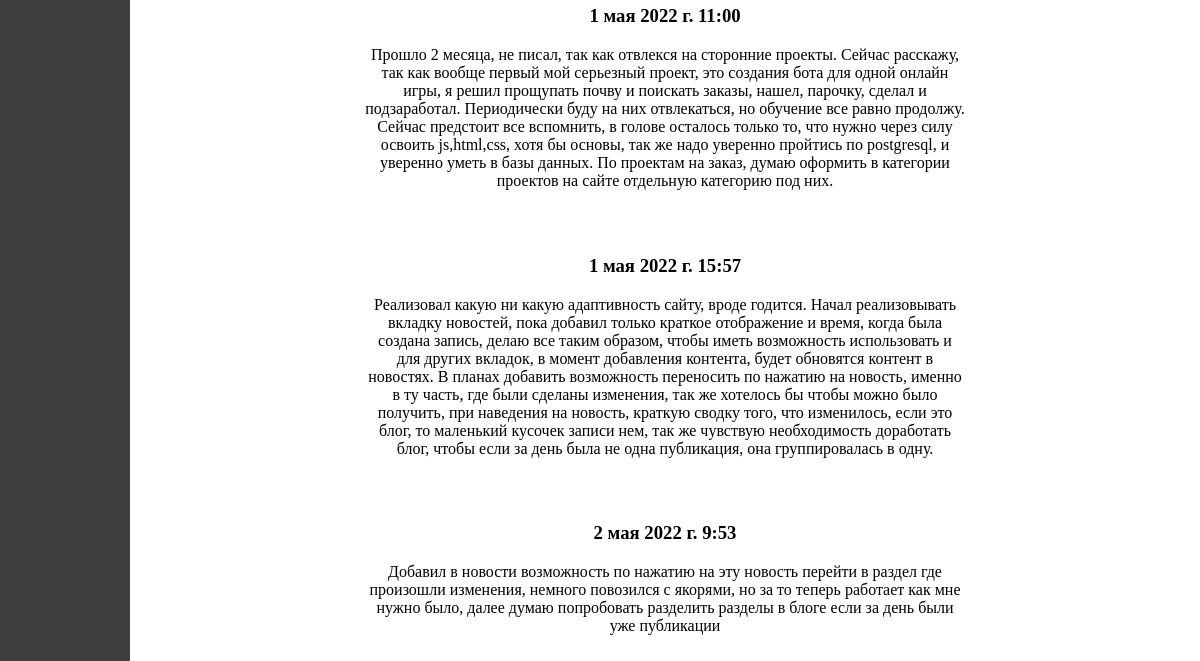
/blog (lower part), run on an earlier commit of the app's database.
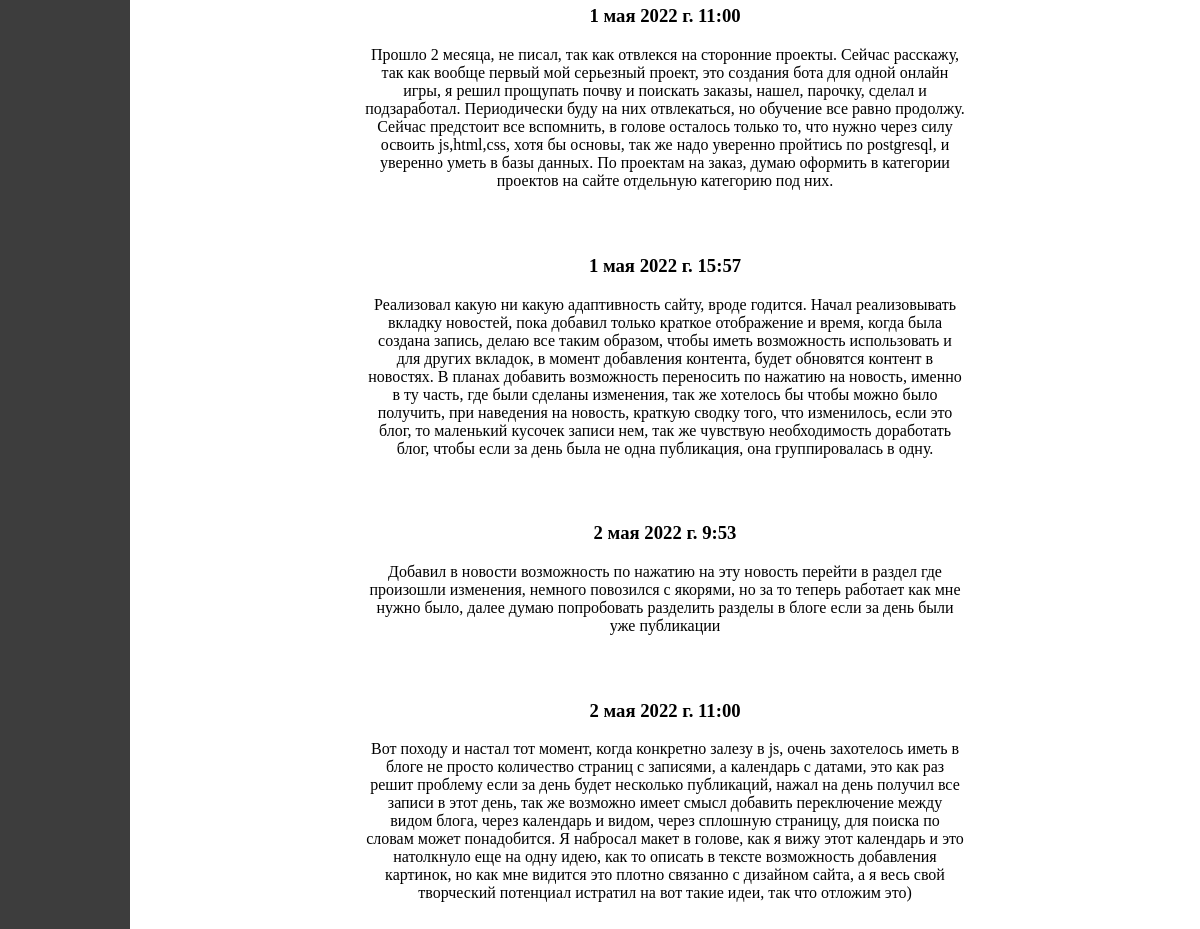
And on a later commit of the database.
### apps/blog/models.py (models this page shows)
class Publications(models.Model):
    date = models.DateTimeField(auto_now_add=True)
    text = models.TextField(null=True, blank=True)

### apps/blog/views.py (the view)
# urls.py: urlpatterns = [path('', blog, name='blog')]
def blog(request):
    entry_info = updating_publications()
    if entry_info != None: news_publication(entry_info)
    base_param['posts'] = Publications.objects.all()
    return render(request, 'blog/blog.html', base_param)

### apps/blog/views.py (called while the page is built, shortened)
def updating_publications():
    if not exists('..\\publications.txt'): return

### apps/blog/templates/blog/blog.html (shortened to what this page needs)
{% extends "panel.html" %}
{% block content %}
        {% for p in posts %}
            <section class="Blog">
                <article class="Date">
                    <label for="{{p.id}}">
                        <h3>{{p.date}}</h3>
                    </label>
                </article>
                <article class="Text">
                    <p>{{p.text}}</p>
                </article>
            </section>
        {% endfor %}
{% endblock content %}

### apps/templates/panel.html (shortened to what this page needs)
{% extends "base.html" %}

### apps/templates/base.html (shortened to what this page needs)
{% load static %}
<!DOCTYPE html>
<html>
    <head>
        <link href="{% static '/css/base.css' %}" rel="stylesheet">
        <link href="{% static '/css/blog.css' %}" rel="stylesheet">
    </head>
    <body>
        <main>
            <nav class="Panel">
            </nav>
            <section class="Content">
                {% block content %}{% endblock content %}
            </section>
        </main>
    </body>
</html>

### apps/static/css/base.css (style rules this page uses)
body { background-color: rgb(255, 255, 255); margin: 0; }
.Panel { display: block; position: fixed; width: 130px; height: 100%; padding: 0px; background-color: rgb(61, 61, 61); }
.Content { display: block; position: sticky; width: 600px; padding-top: 10px; padding-left: 130px; text-align: center; margin-left: auto; margin-right: auto; }

### apps/blog/static/css/blog.css (style rules this page uses)
.Date + .Text { display: block; padding: 0px; }
.Blog { padding-bottom: 30px; }

What changed in the data, as far as the page shows it:
added Publications: date "2 мая 2022 г. 11:00", text "Вот походу и настал тот момент, когда конкретно залезу в js, очень захотелось иметь в блоге не просто количество страниц с записями, а календарь с датами, это как раз решит проблему если за день будет несколько публикаций, нажал на день получил все записи в этот день, так же возможно имеет смысл добавить переключение между видом блога, через календарь и видом, через сплошную страницу, для поиска по словам может понадобится. Я набросал макет в голове, как я вижу этот календарь и это натолкнуло еще на одну идею, как то описать в тексте возможность добавления картинок, но как мне видится это плотно связанно с дизайном сайта, а я весь свой творческий потенциал истратил на вот такие идеи, так…"
